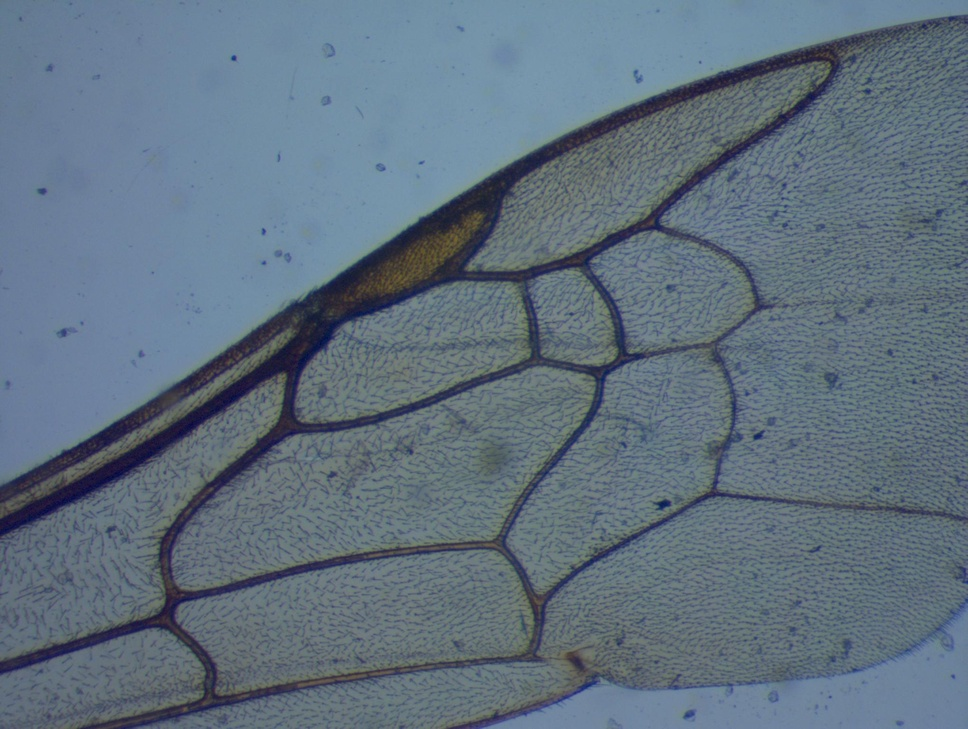
#> input picture TEST/03_inf.jpg, 968 x 729 px, shrunk from 2039 x 1536 before the run, given as the content of the folder ../TEST/03_inf.jpg, which was not available
$ python rendu.py ../TEST/03_inf.jpg
#> lines starting #> are read from the running program, lines starting #| are printed output that depends on the picture; after the words box and inside, x2 and y2 are one past the last pixel; in counts of white or black regions, pixels touching at a corner belong together; pictures that were not available may be replaced by others from this repository, and a replacement may not be noted
#> in main, img is the input picture: shape (729, 968, 3); mean R, G, B 96.8, 113.1, 127.5
#!/usr/bin/env python3

import sys
import os
from os import path
import numpy as np
import imageio
import cv2
import glob
import skimage
from skimage import filters
from skimage import morphology
from skimage import measure


def process(img):
    gray = cv2.cvtColor(img, cv2.COLOR_BGR2GRAY)
    threshold_val = skimage.filters.threshold_sauvola(gray, window_size=129, k=0.05)
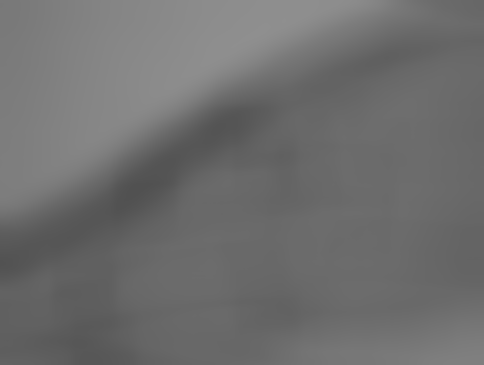
#> threshold_val: shape (729, 968) float64 (shown at 1/2 size); min 81.04, max 143.2, mean 110.5
    bin_img = (gray > threshold_val).astype(np.uint8)
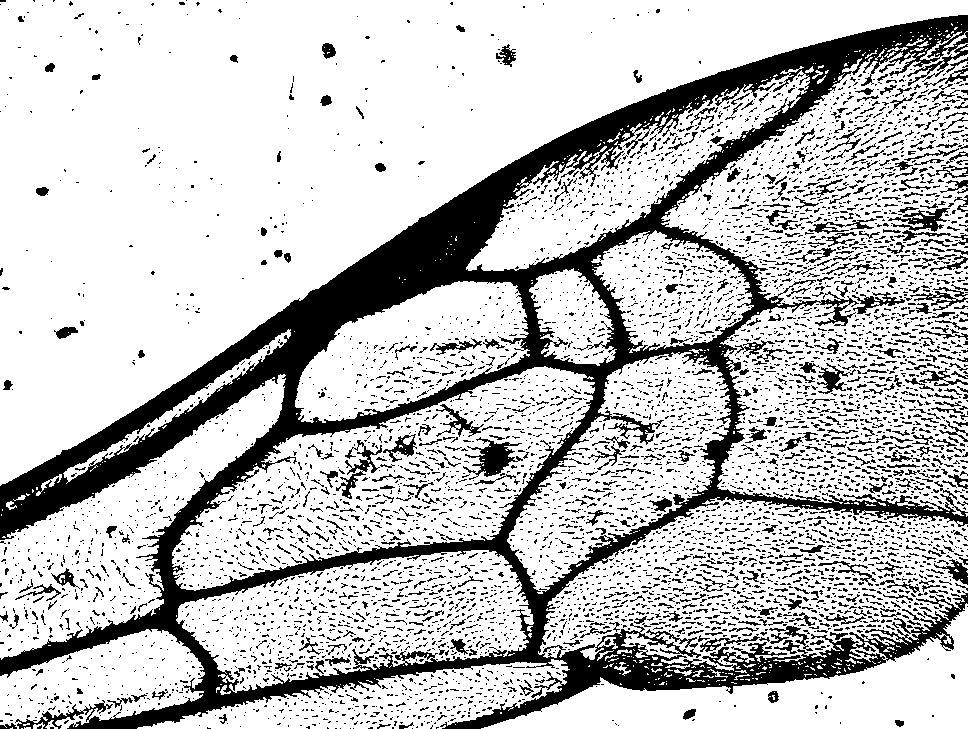
#> bin_img: shape (729, 968); values 0 (black) and 1 (white), 76.4% white; 5975 black regions (5430 under 20 px), largest, box (x1, y1, x2, y2) and area: (0, 15, 968, 729) 107707, (463, 437, 523, 480) 1007, (336, 440, 382, 499) 624
    inv = np.invert(bin_img)
    kernel = np.ones((3,3), np.uint8)
    closing = cv2.morphologyEx(inv, cv2.MORPH_OPEN, kernel)
#> closing: shape (729, 968); values 254 (black) and 255 (white), 15% white; 650 white regions (471 under 20 px), largest, box (x1, y1, x2, y2) and area: (0, 15, 968, 729) 82216, (445, 638, 886, 729) 7708, (884, 593, 968, 660) 828
    inv_img = np.invert(closing)
    removed = skimage.morphology.remove_small_objects((1 - inv_img).astype(bool),min_size=15000)
#> removed: shape (729, 968) bool; 11.6% white; 1 white region, box (x1, y1, x2, y2) and area: (0, 15, 968, 729) 82116
    removed2 = skimage.morphology.remove_small_objects((1 - removed).astype(bool), min_size=5000)
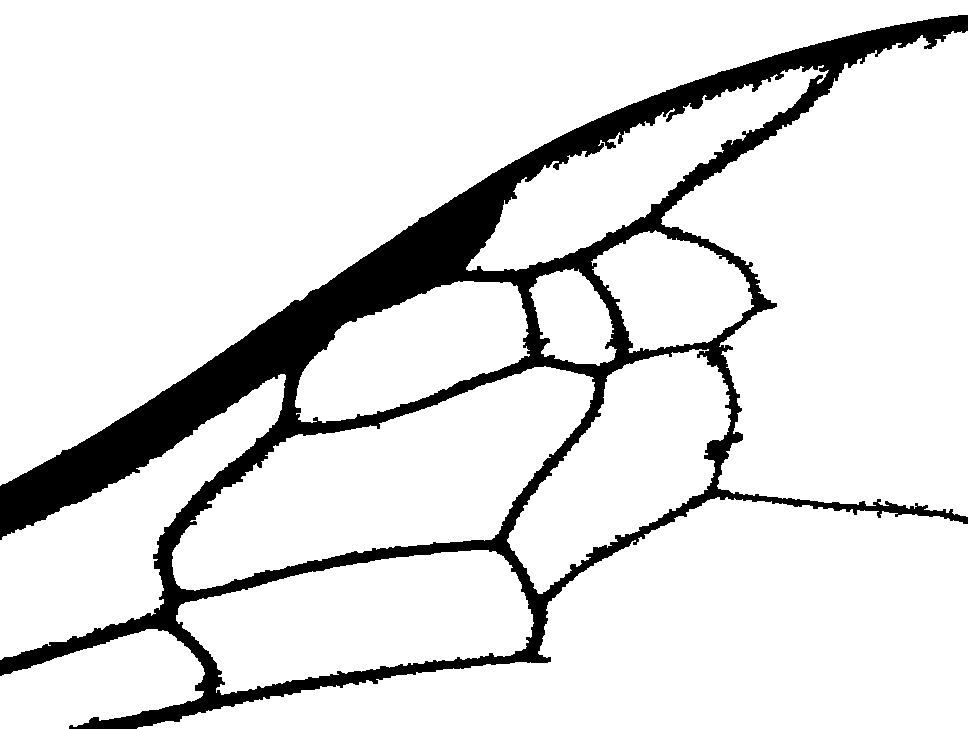
#> removed2: shape (729, 968) bool; 87.9% white; 1 black region, box (x1, y1, x2, y2) and area: (0, 15, 968, 729) 85413
    ret, all_labels = cv2.connectedComponents(removed2.astype(np.uint8))
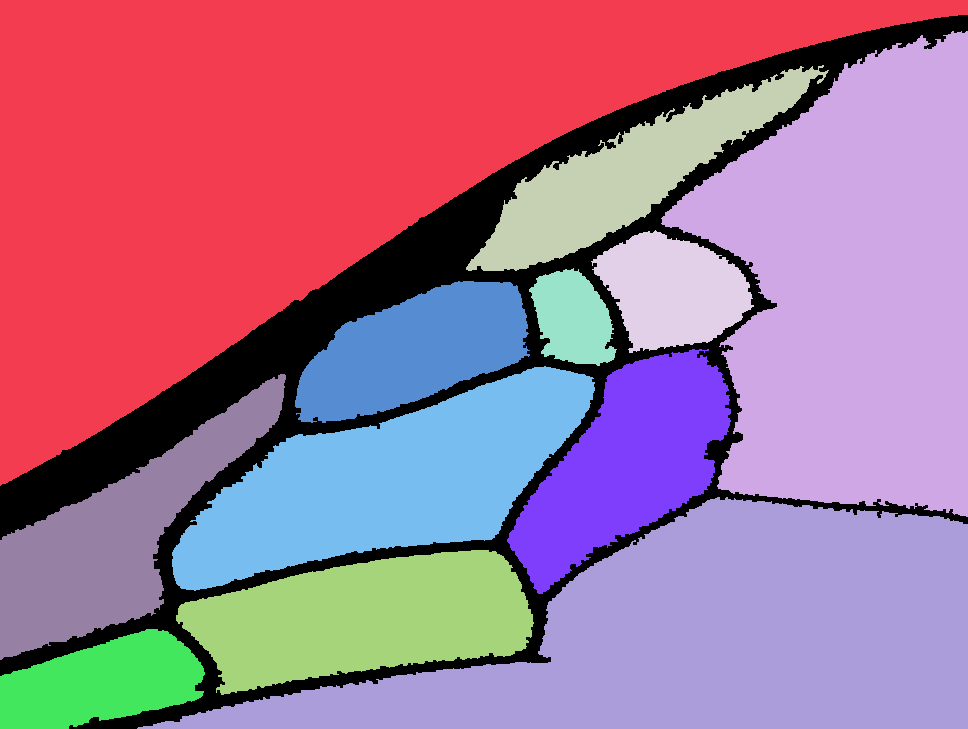
#> all_labels: shape (729, 968) int32; 13 distinct labels, from 0 to 12; one colour per label, 0 black
#> ret = 13
    return all_labels

def intersect(img):
    height, width = img.shape
    step = 60
    intersects = np.full(img.shape, 0)
    for i in range(0, height-step, step//2):
        for j in range(0, width-step, step//2):
            colors = {} # number of pixel per colors
            for k in range(i, i+step):
                for l in range(j, j+step):
                    pixel = img[k][l]
                    if pixel != 0:
                        if pixel not in colors:
                            colors[pixel] = 1
                        else:
                            colors[pixel] += 1
            nb_colors = 0
            for color in colors:
                if colors[color] > 15:
                    nb_colors += 1
            if nb_colors >= 3:
                intersects[i+step//2][j+step//2] = 1
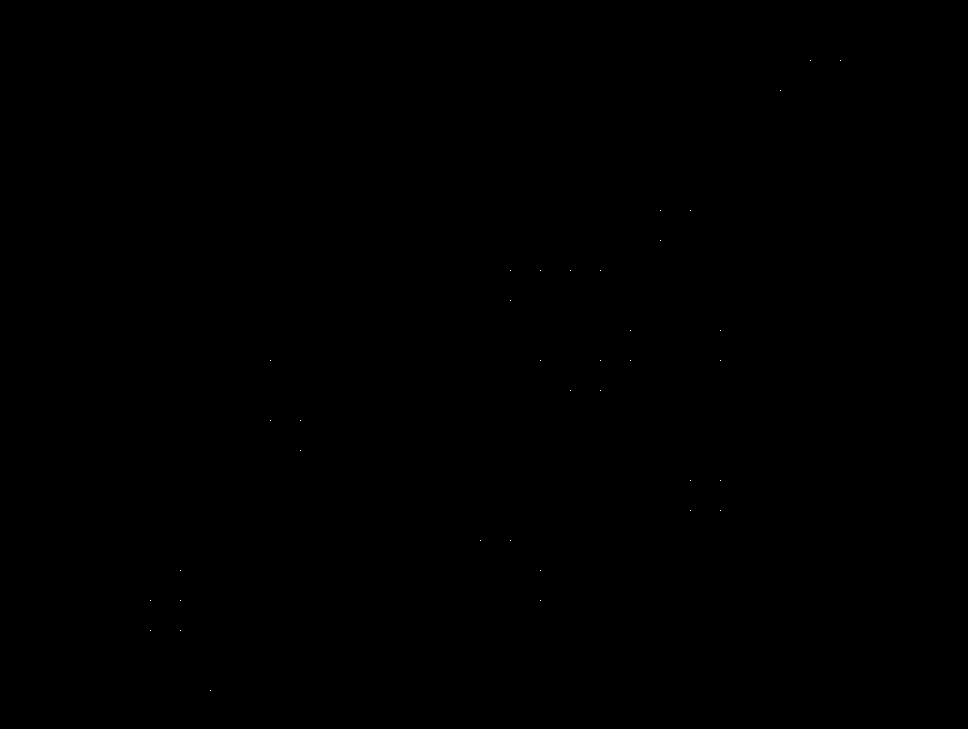
#> intersects: shape (729, 968) int64; values 0 (black) and 1 (white), 0.01% white in thin lines or dots, all inside (x1, y1, x2, y2) = (150, 60, 841, 691)

    # mean
    step = 100
    res = set() # set of tuple
    intersects2 = np.full(img.shape, 0)
    for i in range(0, height-step, step):
        for j in range(0, width-step, step):
            pts = []
            for k in range(i, i+step):
                for l in range(j, j+step):
                    if intersects[k][l] != 0:
                        pts.append((k, l))
            if len(pts) >= 2:
                sum_x = 0
                sum_y = 0
                for point in pts:
                    sum_y += point[0]
                    sum_x += point[1]
                mean = (sum_y // len(pts), sum_x // len(pts))
                intersects2[mean[0]][mean[1]] = 1
                res.add(mean)
            else:
                for point in pts:
                    intersects2[point[0]][point[1]] = 255
                    res.add(point)
#> intersects2: shape (729, 968) int64; 3 distinct labels, from 0 to 255

    # mean
    step = 100
    res = set() # set of tuple
    for i in range(50, height-step, step):
        for j in range(50, width-step, step):
            # print grid
            for i2 in range(0, 5):
                for j2 in range(0, 5):
                    img[i + i2][j + j2] = 255
            pts = []
            for k in range(i, i+step):
                for l in range(j, j+step):
                    if intersects2[k][l] != 0:
                        pts.append((k, l))
            if len(pts) >= 2:
                sum_x = 0
                sum_y = 0
                for point in pts:
                    sum_y += point[0]
                    sum_x += point[1]
                mean = (sum_y // len(pts), sum_x // len(pts))
                res.add(mean)
            else:
                for point in pts:
                    res.add(point)
#> img: shape (729, 968) int32; 14 distinct labels, from 0 to 255
    return res


def main():
    # Load all images from TRAIN
    if not os.path.exists('results'):
        os.makedirs('results')
    for filename in glob.glob(sys.argv[1] + '/*.jpg'):
        img = imageio.imread(filename)
        labels = process(img)
        points = intersect(labels)
#> points = 11 items
        np.savetxt('results/' + filename[len(sys.argv[1]):-4] + '.csv', np.array(list(points)), delimiter=',')


if __name__ == "__main__":
    main()

$ run again, on TEST/04_inf.jpg
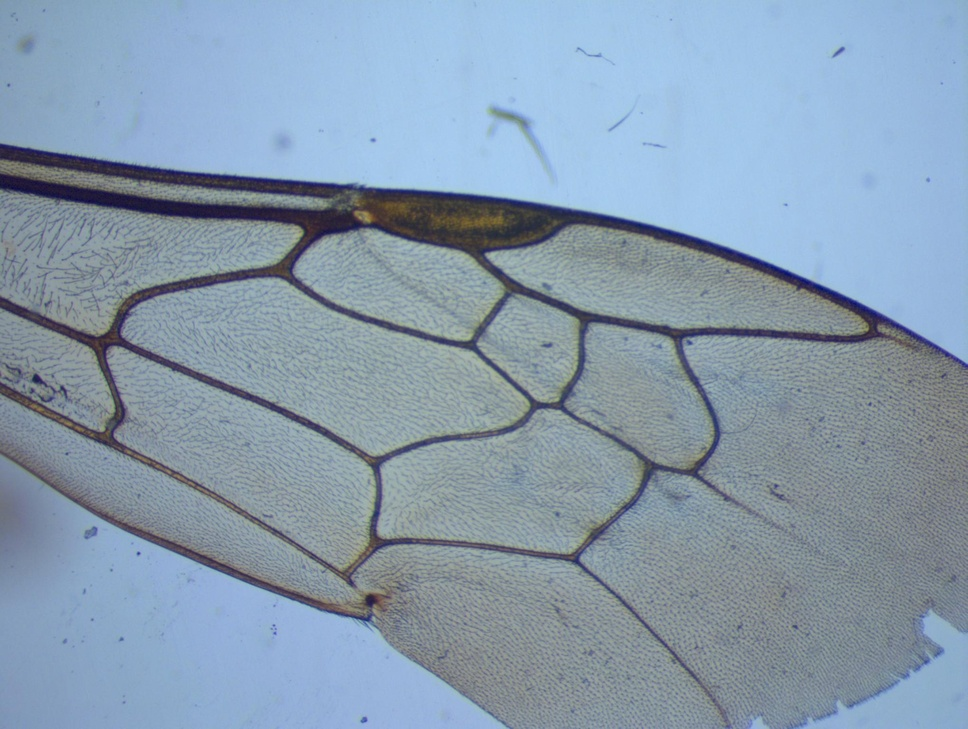
#> input picture TEST/04_inf.jpg, 968 x 729 px, shrunk from 2039 x 1536 before the run, given as the content of the folder ../TEST/04_inf.jpg, which was not available
#> in main, img is the input picture: shape (729, 968, 3); mean R, G, B 135.9, 155.4, 174.2
#> in process, `bin_img = (gray > threshold_val).astype(np.uint8)`:
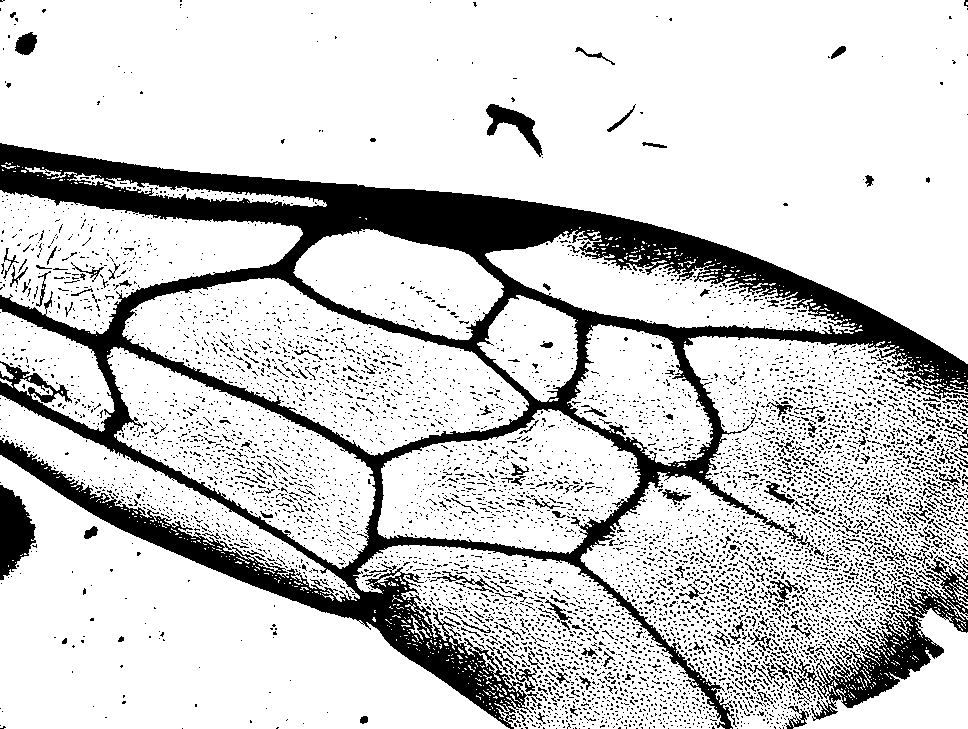
#> bin_img: shape (729, 968); values 0 (black) and 1 (white), 80.5% white; 6665 black regions (6420 under 20 px), largest, box (x1, y1, x2, y2) and area: (0, 143, 968, 729) 89989, (798, 555, 968, 721) 6814, (0, 485, 36, 580) 2186
#> closing: shape (729, 968); values 254 (black) and 255 (white), 13% white; 295 white regions (213 under 20 px), largest, box (x1, y1, x2, y2) and area: (0, 143, 968, 729) 79795, (846, 626, 944, 708) 2323, (0, 485, 35, 580) 2126
#> removed: shape (729, 968) bool; 11.3% white; 1 white region, box (x1, y1, x2, y2) and area: (0, 143, 968, 729) 79671
#> removed2: shape (729, 968) bool; 88.2% white; 1 black region, box (x1, y1, x2, y2) and area: (0, 143, 968, 729) 82995
#> in process, `ret, all_labels = cv2.connectedComponents(removed2.astype(np.uint8))`:
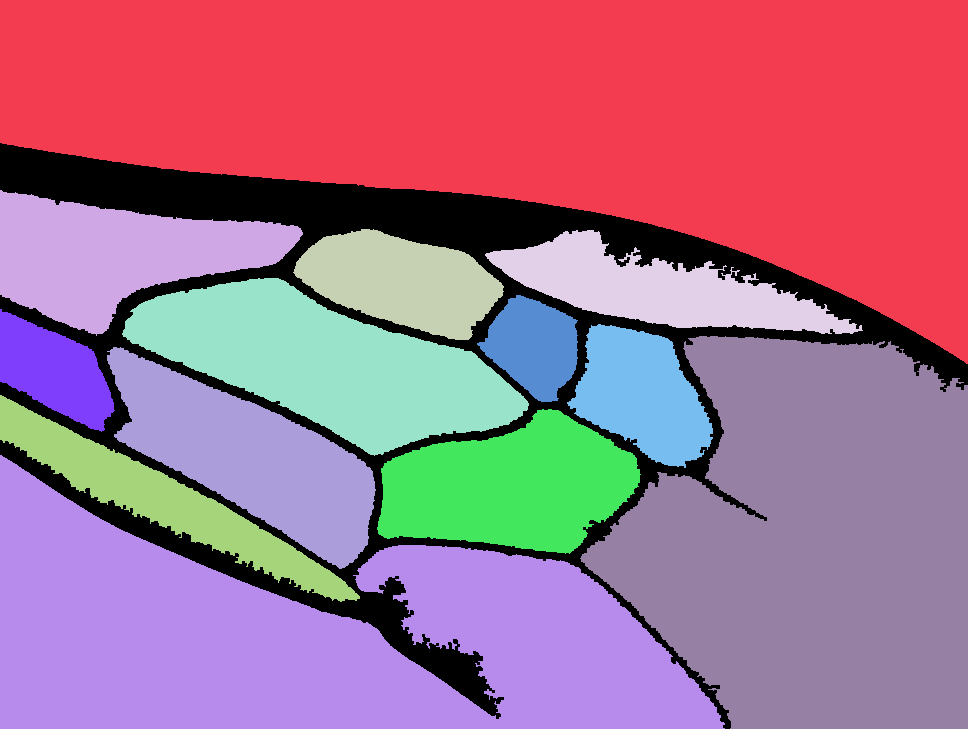
#> all_labels: shape (729, 968) int32; 14 distinct labels, from 0 to 13; one colour per label, 0 black
#> ret = 14
#> points = 12 items
